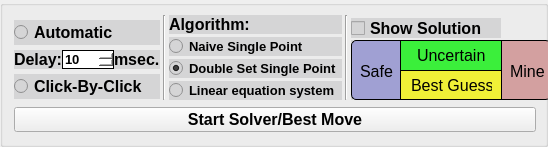
             <widget class="QGroupBox" name="groupBox_SolverOptions">
              <property name="minimumSize">
               <size>
                <width>548</width>
                <height>147</height>
               </size>
              </property>
              <property name="maximumSize">
               <size>
                <width>500</width>
                <height>147</height>
               </size>
              </property>
              <property name="font">
               <font>
                <family>Arial</family>
                <pointsize>9</pointsize>
                <weight>75</weight>
                <bold>true</bold>
                <underline>false</underline>
                <stylestrategy>PreferDefault</stylestrategy>
                <kerning>false</kerning>
               </font>
              </property>
              <property name="styleSheet">
               <string notr="true">QGroupBox {
 background-color: rgb(213, 213, 214);
 color: rgb(0,0,0);
 border-radius: 5px;
 
}

background-color: rgb(213, 213, 214);
</string>
              </property>
              <property name="title">
               <string/>
              </property>
              <property name="alignment">
               <set>Qt::AlignCenter</set>
              </property>
              <layout class="QGridLayout" name="gridLayout_8">
               <property name="sizeConstraint">
                <enum>QLayout::SetDefaultConstraint</enum>
               </property>
               <property name="topMargin">
                <number>9</number>
               </property>
               <property name="rightMargin">
                <number>9</number>
               </property>
               <property name="bottomMargin">
                <number>5</number>
               </property>
               <item row="0" column="0">
                <layout class="QGridLayout" name="gridLayout_10" rowstretch="0,0">
                 <property name="bottomMargin">
                  <number>7</number>
                 </property>
                 <property name="spacing">
                  <number>0</number>
                 </property>
                 <item row="0" column="0">
                  <layout class="QHBoxLayout" name="horizontalLayout_SolverOptions" stretch="1,0,0,0,0,0">
                   <property name="spacing">
                    <number>3</number>
                   </property>
                   <property name="sizeConstraint">
                    <enum>QLayout::SetFixedSize</enum>
                   </property>
                   <property name="leftMargin">
                    <number>0</number>
                   </property>
                   <property name="rightMargin">
                    <number>0</number>
                   </property>
                   <property name="bottomMargin">
                    <number>7</number>
                   </property>
                   <item>
                    <layout class="QGridLayout" name="gridLayout_SolverSettings" rowstretch="0,0,0,0" columnstretch="0">
                     <property name="topMargin">
                      <number>5</number>
                     </property>
                     <property name="bottomMargin">
                      <number>0</number>
                     </property>
                     <property name="horizontalSpacing">
                      <number>0</number>
                     </property>
                     <property name="verticalSpacing">
                      <number>5</number>
                     </property>
                     <item row="0" column="0">
                      <widget class="QRadioButton" name="radioButton_SolverAuto">
                       <property name="font">
                        <font>
                         <pointsize>12</pointsize>
                        </font>
                       </property>
                       <property name="styleSheet">
                        <string notr="true">color: black;background-color: rgb(213, 213, 214);</string>
                       </property>
                       <property name="text">
                        <string>Automatic</string>
                       </property>
                       <property name="checked">
                        <bool>true</bool>
                       </property>
                      </widget>
                     </item>
                     <item row="2" column="0">
                      <widget class="QRadioButton" name="radioButton_SolverManual">
                       <property name="font">
                        <font>
                         <pointsize>12</pointsize>
                        </font>
                       </property>
                       <property name="styleSheet">
                        <string notr="true">color: black;background-color: rgb(213, 213, 214);</string>
                       </property>
                       <property name="text">
                        <string>Click-By-Click</string>
                       </property>
                      </widget>
                     </item>
                     <item row="1" column="0">
                      <layout class="QGridLayout" name="gridLayout_7" columnstretch="0,0,0">
                       <item row="0" column="1">
                        <widget class="QSpinBox" name="spinBox_SolverDelaySeconds">
                         <property name="font">
                          <font>
                           <pointsize>10</pointsize>
                          </font>
                         </property>
                         <property name="styleSheet">
                          <string notr="true">color: black;
background-color: rgb(255, 255, 255);
border: 1px solid black;

</string>
                         </property>
                         <property name="minimum">
                          <number>0</number>
                         </property>
                         <property name="maximum">
                          <number>3000</number>
                         </property>
                         <property name="value">
                          <number>10</number>
                         </property>
                        </widget>
                       </item>
                       <item row="0" column="0">
                        <widget class="QLabel" name="labelDelayPerStep">
                         <property name="font">
                          <font>
                           <pointsize>12</pointsize>
                          </font>
                         </property>
                         <property name="styleSheet">
                          <string notr="true">color: black;background-color: rgb(213, 213, 214);</string>
                         </property>
                         <property name="text">
                          <string>Delay:</string>
                         </property>
                        </widget>
                       </item>
                       <item row="0" column="2">
                        <widget class="QLabel" name="labelDelayPerStep_Sec">
                         <property name="font">
                          <font>
                           <pointsize>12</pointsize>
                          </font>
                         </property>
                         <property name="styleSheet">
                          <string notr="true">color: black;background-color: rgb(213, 213, 214);</string>
                         </property>
                         <property name="text">
                          <string>msec.</string>
                         </property>
                        </widget>
                       </item>
                      </layout>
                     </item>
                     <item row="3" column="0">
                      <spacer name="horizontalSpacer_4">
                       <property name="orientation">
                        <enum>Qt::Horizontal</enum>
                       </property>
                       <property name="sizeHint" stdset="0">
                        <size>
                         <width>140</width>
                         <height>1</height>
                        </size>
                       </property>
                      </spacer>
                     </item>
                    </layout>
                   </item>
                   <item>
                    <widget class="Line" name="line_3">
                     <property name="orientation">
                      <enum>Qt::Vertical</enum>
                     </property>
                    </widget>
                   </item>
                   <item>
                    <layout class="QGridLayout" name="gridLayout_2">
                     <item row="1" column="0">
                      <widget class="QRadioButton" name="radioButton_naiveSinglePoint">
                       <property name="font">
                        <font>
                         <pointsize>10</pointsize>
                        </font>
                       </property>
                       <property name="styleSheet">
                        <string notr="true">color: black;background-color: rgb(213, 213, 214);</string>
                       </property>
                       <property name="text">
                        <string>Naive Single Point</string>
                       </property>
                       <attribute name="buttonGroup">
                        <string notr="true">buttonGroup</string>
                       </attribute>
                      </widget>
                     </item>
                     <item row="3" column="0">
                      <widget class="QRadioButton" name="radioButton_linear">
                       <property name="font">
                        <font>
                         <pointsize>10</pointsize>
                        </font>
                       </property>
                       <property name="styleSheet">
                        <string notr="true">color: black;background-color: rgb(213, 213, 214);</string>
                       </property>
                       <property name="text">
                        <string>Linear equation system</string>
                       </property>
                       <attribute name="buttonGroup">
                        <string notr="true">buttonGroup</string>
                       </attribute>
                      </widget>
                     </item>
                     <item row="2" column="0">
                      <widget class="QRadioButton" name="radioButton_doubleSetSinglePoint">
                       <property name="font">
                        <font>
                         <pointsize>10</pointsize>
                        </font>
                       </property>
                       <property name="styleSheet">
                        <string notr="true">color: black;background-color: rgb(213, 213, 214);</string>
                       </property>
                       <property name="text">
                        <string>Double Set Single Point</string>
                       </property>
                       <property name="checked">
                        <bool>true</bool>
                       </property>
                       <attribute name="buttonGroup">
                        <string notr="true">buttonGroup</string>
                       </attribute>
                      </widget>
                     </item>
                     <item row="0" column="0">
                      <widget class="QLabel" name="label">
                       <property name="font">
                        <font>
                         <pointsize>12</pointsize>
                        </font>
                       </property>
                       <property name="styleSheet">
                        <string notr="true">color: black;background-color: rgb(213, 213, 214);</string>
                       </property>
                       <property name="text">
                        <string>Algorithm:</string>
                       </property>
                      </widget>
                     </item>
                    </layout>
                   </item>
                   <item>
                    <spacer name="horizontalSpacer_2">
                     <property name="orientation">
                      <enum>Qt::Horizontal</enum>
                     </property>
                     <property name="sizeHint" stdset="0">
                      <size>
                       <width>1</width>
                       <height>20</height>
                      </size>
                     </property>
                    </spacer>
                   </item>
                   <item>
                    <widget class="Line" name="line">
                     <property name="orientation">
                      <enum>Qt::Vertical</enum>
                     </property>
                    </widget>
                   </item>
                   <item>
                    <layout class="QGridLayout" name="gridLayout_ShowSolution" rowstretch="1,0,1,0,0,0" columnstretch="0">
                     <property name="leftMargin">
                      <number>0</number>
                     </property>
                     <property name="spacing">
                      <number>0</number>
                     </property>
                     <item row="1" column="0">
                      <layout class="QHBoxLayout" name="horizontalLayout_4" stretch="0,0">
                       <property name="spacing">
                        <number>0</number>
                       </property>
                       <item>
                        <widget class="QCheckBox" name="cbShowSolution">
                         <property name="sizePolicy">
                          <sizepolicy hsizetype="Fixed" vsizetype="Fixed">
                           <horstretch>0</horstretch>
                           <verstretch>0</verstretch>
                          </sizepolicy>
                         </property>
                         <property name="minimumSize">
                          <size>
                           <width>150</width>
                           <height>0</height>
                          </size>
                         </property>
                         <property name="maximumSize">
                          <size>
                           <width>130</width>
                           <height>20</height>
                          </size>
                         </property>
                         <property name="font">
                          <font>
                           <pointsize>12</pointsize>
                          </font>
                         </property>
                         <property name="styleSheet">
                          <string notr="true">color: black;background-color: rgb(213, 213, 214);</string>
                         </property>
                         <property name="text">
                          <string>Show Solution</string>
                         </property>
                        </widget>
                       </item>
                       <item>
                        <spacer name="horizontalSpacer_3">
                         <property name="orientation">
                          <enum>Qt::Horizontal</enum>
                         </property>
                         <property name="sizeHint" stdset="0">
                          <size>
                           <width>50</width>
                           <height>0</height>
                          </size>
                         </property>
                        </spacer>
                       </item>
                      </layout>
                     </item>
                     <item row="2" column="0">
                      <spacer name="verticalSpacer">
                       <property name="orientation">
                        <enum>Qt::Vertical</enum>
                       </property>
                       <property name="sizeHint" stdset="0">
                        <size>
                         <width>20</width>
                         <height>40</height>
                        </size>
                       </property>
                      </spacer>
                     </item>
                     <item row="5" column="0">
                      <widget class="QWidget" name="widgetColorLegend" native="true">
                       <property name="sizePolicy">
                        <sizepolicy hsizetype="Fixed" vsizetype="Fixed">
                         <horstretch>0</horstretch>
                         <verstretch>0</verstretch>
                        </sizepolicy>
                       </property>
                       <property name="minimumSize">
                        <size>
                         <width>200</width>
                         <height>60</height>
                        </size>
                       </property>
                       <property name="maximumSize">
                        <size>
                         <width>200</width>
                         <height>60</height>
                        </size>
                       </property>
                       <property name="font">
                        <font>
                         <weight>50</weight>
                         <bold>false</bold>
                        </font>
                       </property>
                       <property name="styleSheet">
                        <string notr="true">background-color: rgb(213, 213, 214);
</string>
                       </property>
                       <layout class="QGridLayout" name="gridLayout_12" rowstretch="0">
                        <property name="leftMargin">
                         <number>0</number>
                        </property>
                        <property name="topMargin">
                         <number>0</number>
                        </property>
                        <property name="rightMargin">
                         <number>0</number>
                        </property>
                        <property name="bottomMargin">
                         <number>0</number>
                        </property>
                        <property name="spacing">
                         <number>0</number>
                        </property>
                        <item row="0" column="0">
                         <layout class="QGridLayout" name="gridLayout_ColorLegend">
                          <property name="topMargin">
                           <number>0</number>
                          </property>
                          <property name="spacing">
                           <number>0</number>
                          </property>
                          <item row="0" column="0">
                           <spacer name="verticalSpacer_2">
                            <property name="orientation">
                             <enum>Qt::Vertical</enum>
                            </property>
                            <property name="sizeHint" stdset="0">
                             <size>
                              <width>20</width>
                              <height>40</height>
                             </size>
                            </property>
                           </spacer>
                          </item>
                          <item row="1" column="0">
                           <widget class="QFrame" name="frame_Solver_Safe">
                            <property name="minimumSize">
                             <size>
                              <width>50</width>
                              <height>60</height>
                             </size>
                            </property>
                            <property name="maximumSize">
                             <size>
                              <width>50</width>
                              <height>60</height>
                             </size>
                            </property>
                            <property name="styleSheet">
                             <string notr="true">background-color: rgb(160, 160, 211);

border: 1px solid black ;
border-top-left-radius: 5px;
border-bottom-left-radius: 5px;
</string>
                            </property>
                            <property name="frameShape">
                             <enum>QFrame::NoFrame</enum>
                            </property>
                            <property name="frameShadow">
                             <enum>QFrame::Plain</enum>
                            </property>
                            <widget class="QLabel" name="label_Safe">
                             <property name="geometry">
                              <rect>
                               <x>9</x>
                               <y>21</y>
                               <width>34</width>
                               <height>21</height>
                              </rect>
                             </property>
                             <property name="font">
                              <font>
                               <pointsize>12</pointsize>
                               <weight>50</weight>
                               <bold>false</bold>
                              </font>
                             </property>
                             <property name="styleSheet">
                              <string notr="true"> color: rgb(0,0,0);


border: 0px ;</string>
                             </property>
                             <property name="text">
                              <string>Safe</string>
                             </property>
                            </widget>
                           </widget>
                          </item>
                          <item row="1" column="2">
                           <layout class="QVBoxLayout" name="verticalLayout_ColorLegend">
                            <property name="spacing">
                             <number>0</number>
                            </property>
                            <property name="bottomMargin">
                             <number>0</number>
                            </property>
                            <item>
                             <widget class="QFrame" name="frame_Solver_Uncertain">
                              <property name="minimumSize">
                               <size>
                                <width>60</width>
                                <height>30</height>
                               </size>
                              </property>
                              <property name="maximumSize">
                               <size>
                                <width>100</width>
                                <height>30</height>
                               </size>
                              </property>
                              <property name="styleSheet">
                               <string notr="true"> background-color: rgb(59, 239, 59);

border-top: 1px solid black;
border-bottom: 0px;
border-left: 0px;
border-right: 0px;

</string>
                              </property>
                              <property name="frameShape">
                               <enum>QFrame::StyledPanel</enum>
                              </property>
                              <property name="frameShadow">
                               <enum>QFrame::Raised</enum>
                              </property>
                              <widget class="QLabel" name="label_Uncertain">
                               <property name="geometry">
                                <rect>
                                 <x>16</x>
                                 <y>7</y>
                                 <width>71</width>
                                 <height>16</height>
                                </rect>
                               </property>
                               <property name="font">
                                <font>
                                 <pointsize>12</pointsize>
                                 <weight>50</weight>
                                 <bold>false</bold>
                                </font>
                               </property>
                               <property name="styleSheet">
                                <string notr="true"> color: rgb(0,0,0);
border: 0px;
</string>
                               </property>
                               <property name="text">
                                <string>Uncertain</string>
                               </property>
                              </widget>
                             </widget>
                            </item>
                            <item>
                             <widget class="QFrame" name="frame_SolverBestGuess">
                              <property name="minimumSize">
                               <size>
                                <width>60</width>
                                <height>30</height>
                               </size>
                              </property>
                              <property name="maximumSize">
                               <size>
                                <width>100</width>
                                <height>35</height>
                               </size>
                              </property>
                              <property name="font">
                               <font>
                                <pointsize>12</pointsize>
                               </font>
                              </property>
                              <property name="styleSheet">
                               <string notr="true"> background-color: rgb(240, 240, 55);

border-top: 1px solid black;
border-bottom: 1px solid black;
border-left: 0px;
border-right: 0px;
</string>
                              </property>
                              <property name="frameShape">
                               <enum>QFrame::StyledPanel</enum>
                              </property>
                              <property name="frameShadow">
                               <enum>QFrame::Raised</enum>
                              </property>
                              <widget class="QLabel" name="label_BestGuess">
                               <property name="geometry">
                                <rect>
                                 <x>10</x>
                                 <y>7</y>
                                 <width>81</width>
                                 <height>16</height>
                                </rect>
                               </property>
                               <property name="font">
                                <font>
                                 <pointsize>12</pointsize>
                                 <weight>50</weight>
                                 <bold>false</bold>
                                </font>
                               </property>
                               <property name="styleSheet">
                                <string notr="true"> color: rgb(0,0,0);

border: 0px;
</string>
                               </property>
                               <property name="text">
                                <string>Best Guess</string>
                               </property>
                              </widget>
                             </widget>
                            </item>
                           </layout>
                          </item>
                          <item row="1" column="3">
                           <widget class="QFrame" name="frame_Solver_Mine">
                            <property name="sizePolicy">
                             <sizepolicy hsizetype="Fixed" vsizetype="Fixed">
                              <horstretch>0</horstretch>
                              <verstretch>0</verstretch>
                             </sizepolicy>
                            </property>
                            <property name="minimumSize">
                             <size>
                              <width>50</width>
                              <height>60</height>
                             </size>
                            </property>
                            <property name="maximumSize">
                             <size>
                              <width>50</width>
                              <height>60</height>
                             </size>
                            </property>
                            <property name="styleSheet">
                             <string notr="true">border: 1px solid black;
border-top-right-radius: 5px;
border-bottom-right-radius: 5px;

color: rgb(0,0,0);background-color: rgb(211, 160, 160);</string>
                            </property>
                            <property name="frameShape">
                             <enum>QFrame::StyledPanel</enum>
                            </property>
                            <property name="frameShadow">
                             <enum>QFrame::Raised</enum>
                            </property>
                            <widget class="QLabel" name="label_Mine">
                             <property name="geometry">
                              <rect>
                               <x>9</x>
                               <y>23</y>
                               <width>38</width>
                               <height>16</height>
                              </rect>
                             </property>
                             <property name="font">
                              <font>
                               <pointsize>12</pointsize>
                               <weight>50</weight>
                               <bold>false</bold>
                              </font>
                             </property>
                             <property name="styleSheet">
                              <string notr="true">border: 0px
</string>
                             </property>
                             <property name="text">
                              <string>Mine</string>
                             </property>
                            </widget>
                           </widget>
                          </item>
                         </layout>
                        </item>
                       </layout>
                      </widget>
                     </item>
                     <item row="0" column="0">
                      <spacer name="verticalSpacer_3">
                       <property name="orientation">
                        <enum>Qt::Vertical</enum>
                       </property>
                       <property name="sizeHint" stdset="0">
                        <size>
                         <width>20</width>
                         <height>20</height>
                        </size>
                       </property>
                      </spacer>
                     </item>
                    </layout>
                   </item>
                  </layout>
                 </item>
                 <item row="1" column="0">
                  <widget class="QToolButton" name="solverStartButton">
                   <property name="sizePolicy">
                    <sizepolicy hsizetype="MinimumExpanding" vsizetype="MinimumExpanding">
                     <horstretch>0</horstretch>
                     <verstretch>0</verstretch>
                    </sizepolicy>
                   </property>
                   <property name="minimumSize">
                    <size>
                     <width>260</width>
                     <height>25</height>
                    </size>
                   </property>
                   <property name="maximumSize">
                    <size>
                     <width>1000</width>
                     <height>25</height>
                    </size>
                   </property>
                   <property name="font">
                    <font>
                     <family>Arial</family>
                     <pointsize>12</pointsize>
                     <weight>75</weight>
                     <bold>true</bold>
                    </font>
                   </property>
                   <property name="text">
                    <string>Start Solver/Best Move</string>
                   </property>
                  </widget>
                 </item>
                </layout>
               </item>
              </layout>
             </widget>
